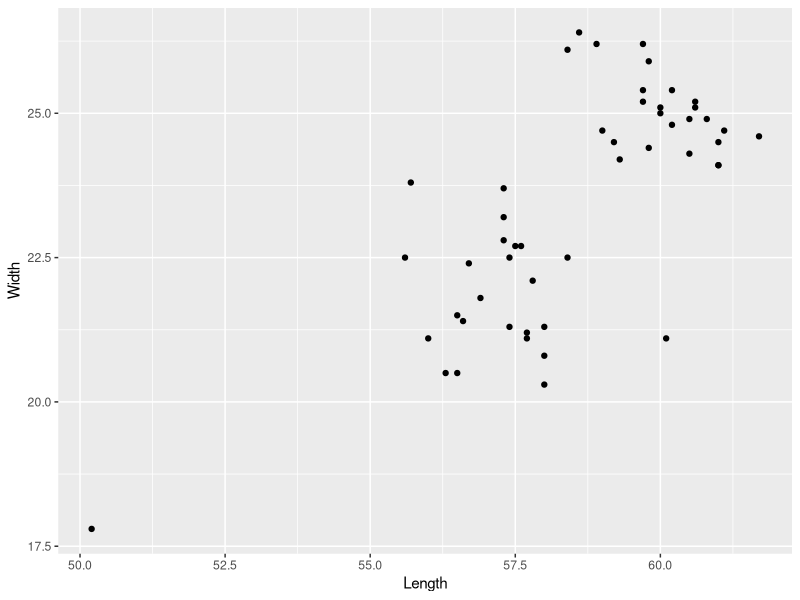

Recreate this plot in R. (Note: this script raises an error after producing the figure.)
set.seed(3220018)

dd<-data.frame('ID'=seq(1,50),'Length'=round(c(rnorm(25,57),rnorm(25,60)),1),
               'Width'=round(c(rnorm(25,22),rnorm(25,25)),1),
               'Group'=c(rep(1,25),rep(2,25)))

dd[1,c('Length','Width')]<-c(50.2,17.8)

write.csv(dd, file="01-2Ex.csv", row.names=FALSE)


















library(readxl)
library(ggplot2)
library(cowplot)

#Read in data
myDat <- read_excel("01-2Ex.xlsx")

#Plot data
ggplot(myDat,aes(x=Length,y=Width)) +
  geom_point()

#Filter out low temp outlier
myDat <- myDat %>% filter(Notes!='LowTemp')

#Calculate Area

myDat$Area <- myDat$Length*myDat$Width

#make a plot

ggplot(myDat, aes(x=as.factor(Group),y=Width,fill=as.factor(Group))) +
  geom_boxplot(alpha=1/5) +
  geom_point()
